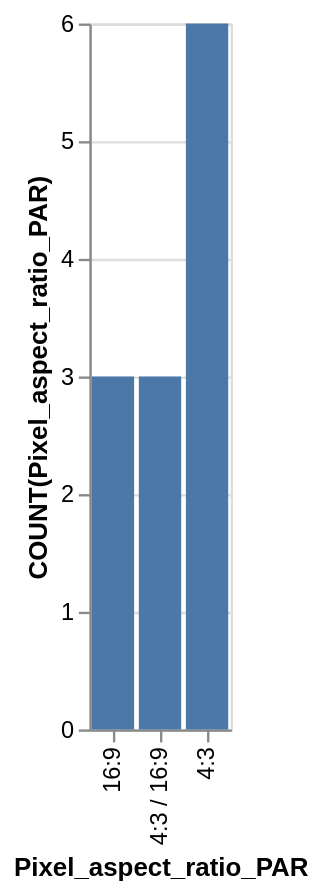

The specification (Vega-Lite) saved for this image:
### Vega-Lite specification from a JSON file in a GitHub repository (floating-point values rounded to 4 significant figures)
{"data": {"values": [{"x_data": "16:9", "y_data": 3}, {"x_data": "4:3 / 16:9", "y_data": 3}, {"x_data": "4:3", "y_data": 6}]}, "mark": "bar", "encoding": {"x": {"field": "x_data", "type": "nominal", "title": "Pixel_aspect_ratio_PAR", "sort": {"op": "sum", "field": "y_data", "order": "ascending"}}, "y": {"field": "y_data", "type": "quantitative", "title": "COUNT(Pixel_aspect_ratio_PAR)"}}}
